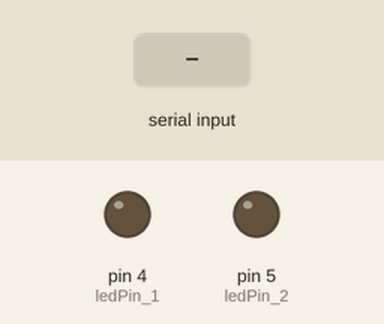
Recording of a sketch running on a simulated Arduino Uno, built with avr-gcc and run on an emulated ATmega328P. On the bench: output pins drawn as LEDs (lit = HIGH). The inputs (shaded band) are chosen by the test bench.

Above: at 1.2 s.
1.3 s: "90,45\n" received over Serial
At 2.0 s:
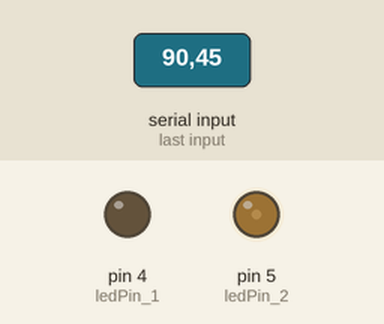
4.3 s: "200\n" received over Serial
At 6.1 s:
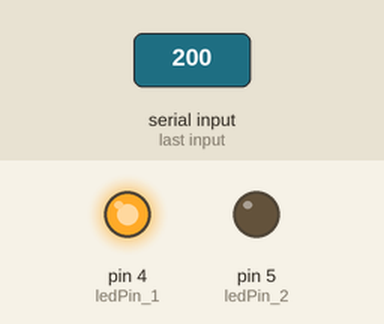
6.8 s: "30,150\n" received over Serial
At 10.1 s:
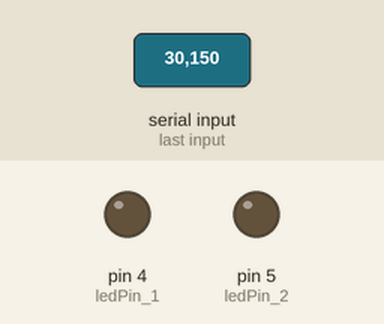
Timing chart, 0 to 11.6 s (numbered marks = the images above; inputs shaded):
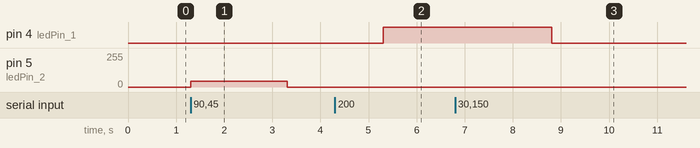

Measured:
- after the input at 1.3 s, pin 5 (ledPin_2): 0/255 → 45/255 at once, → 0/255 2.0 s later
- after the input at 4.3 s, pin 4 (ledPin_1): LOW → HIGH after 1.0 s
- after the input at 6.8 s, pin 4 (ledPin_1): HIGH → LOW after 2.0 s

The sketch:

EricW_SS5.ino
```cpp
const int ledPin_1 = 4;
const int ledPin_2 = 5;

int ledValue_1 = 0;
int ledValue_2 = 0;

unsigned long currentTime = 0;
unsigned long lastTime = 0;

int timerInterval = 10;

void setup()
{
  pinMode(ledPin_1, OUTPUT);

  pinMode(ledPin_2, OUTPUT);

  Serial.begin(9600);
}

void loop()
{


  if (Serial.available() > 0)
  {
    ledValue_1 = Serial.parseInt();

    ledValue_2 = Serial.parseInt();

    ledValue_1 = constrain(ledValue_1, 0, 255);

    ledValue_2 = constrain(ledValue_2, 0, 255);
  }

  currentTime = millis();

  if (currentTime - lastTime >= timerInterval)
  {
    lastTime = currentTime;

    analogWrite(ledPin_1, ledValue_1);

    analogWrite(ledPin_2, ledValue_2);
  }
}
```
